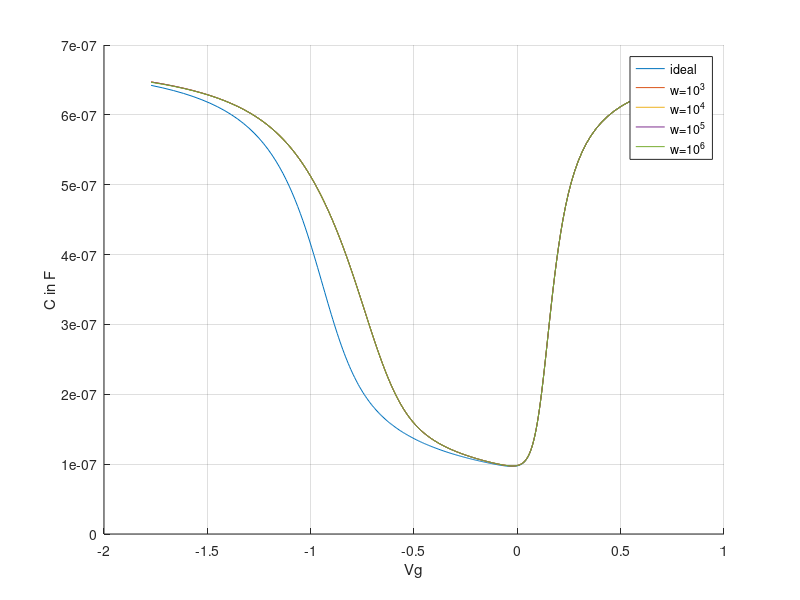

Recreate this plot in MATLAB.
%parameters
epsilon=8.854*10^-14; %F/cm^2
epsilonsi=11.8;
epsilonox=3.9;
epsi=epsilon*epsilonsi;
epox=epsilon*epsilonox;
k=1.38*10^-23; %J/K Boltzmann Constant
T=300; %Kelvin
NA=10^17; %cm^-3
ni=1.5*10^10;
tox=5*10^-7; %cm
Cox=epox/tox;
q=1.6*10^-19;
k1=q/(k*T); 
k2=ni^2/NA^2;
phif=(1/k1)*log(NA/ni);
Eg=1.1;
Ei=Eg/2;
Vfb=-(Eg/2+phif);
coeff=sqrt(2*epsi*k*T*NA);
vth=2.6e7; %thermal velocity
sigma=1e-15; %capture cross-section
E1=-(Ei-phif);
E2=Ei+phif;
psi = linspace(E1, E2, 270);
tt=0;
for i=1:270
    if (psi(i) > 0) && (tt==0)
        tt=i;
    end;
end;

eit=-psi;
%taking derivative manually and putting the expression
    Cs=-(coeff.*(((exp(-k1.*psi)+psi.*k1-1)+k2.*(exp(k1.*psi)-psi.*k1-1)).^(-0.5)).*((-k1.*exp(-k1.*psi)+k1)+k2.*(k1.*exp(k1.*psi)-k1)))./2;
    Cs(tt:270)=-Cs(tt:270);
    C1=((1./Cox)+(1./Cs));
    C=1./C1;

%calculating charge
    Q=coeff.*(((exp(-k1.*psi)+psi.*k1-1)+k2.*(exp(k1.*psi)-psi.*k1-1)).^0.5);
    Q(tt:270)=-Q(tt:270);
    Vg=Vfb+psi-(Q./Cox);
   % figure(1);
    hold all
plot(Vg, C);


A1=6e12;
A2=6e12;
A3=2e12;
B1=0.1;
B2=0.97; 
B3=0.5; 
C1=0.2;
C2=0.2;
C3=0.5;

dit=(A1.*exp(-((eit-B1)./C1).^2))+(A2.*exp(-((eit-B2)./C2).^2))+(A3.*exp(-((eit-B3)./C3).^2));
tau=(exp(-q*(abs(eit-Ei))./(k.*T)))./(sigma.*ni.*vth); %trap time constant
w= 10^3 ; %omega

for i=1:4
    Cit=q.*dit;

    Gp=w.*q.*dit.*w.*tau./(1+((w.*tau).^2));
   
    Cp=Cs+(Cit./(1+((w.*tau).^2)));
    num=(Cox.*((Gp).^2))+(Cp.*((w.*Cox).^2))+(Cox.*((Cp.*w).^2));
    den=((Gp).^2)+((w.^2).*((Cp+Cox).^2));
    Cm=num./den;
%Cmavg=(int(Cm, eit, 0, 1.1)); %/1.1 ?
    Gm=((Cox-Cm).*Gp)./(Cp+Cox);
%Gmavg=(int(Gm, eit, 0, 1.1)); %/1.1 ?
    plot(Vg, Cm);
    hold on;
    w=w*100;
end

legend('ideal', 'w=10^3', 'w=10^4', 'w=10^5', 'w=10^6');
hold off;
xlabel("Vg");
%ylabel("C/Cox"); 
ylabel("C in F");
grid on;